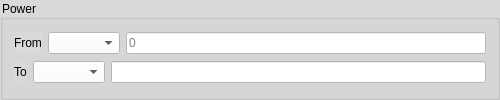
         <widget class="QGroupBox" name="groupBox_12">
          <property name="minimumSize">
           <size>
            <width>500</width>
            <height>100</height>
           </size>
          </property>
          <property name="maximumSize">
           <size>
            <width>800</width>
            <height>200</height>
           </size>
          </property>
          <property name="font">
           <font>
            <family>Segoe UI</family>
            <pointsize>9</pointsize>
            <weight>50</weight>
            <bold>false</bold>
            <kerning>true</kerning>
           </font>
          </property>
          <property name="styleSheet">
           <string notr="true">background-color: rgb(217, 217, 217);</string>
          </property>
          <property name="title">
           <string>Power</string>
          </property>
          <layout class="QGridLayout" name="gridLayout_14">
           <item row="0" column="0">
            <layout class="QHBoxLayout" name="horizontalLayout_24">
             <item>
              <widget class="QLabel" name="label_24">
               <property name="font">
                <font>
                 <family>Segoe UI</family>
                 <pointsize>9</pointsize>
                 <weight>50</weight>
                 <bold>false</bold>
                 <kerning>true</kerning>
                </font>
               </property>
               <property name="text">
                <string>From</string>
               </property>
              </widget>
             </item>
             <item>
              <widget class="QComboBox" name="powerFromComboBox">
               <property name="font">
                <font>
                 <family>Segoe UI</family>
                 <pointsize>9</pointsize>
                 <weight>50</weight>
                 <bold>false</bold>
                 <kerning>true</kerning>
                </font>
               </property>
               <property name="styleSheet">
                <string notr="true">background-color: rgb(255, 255, 255);</string>
               </property>
              </widget>
             </item>
             <item>
              <widget class="QLineEdit" name="powerFromLineEdit">
               <property name="maximumSize">
                <size>
                 <width>500</width>
                 <height>16777215</height>
                </size>
               </property>
               <property name="font">
                <font>
                 <family>Segoe UI</family>
                 <pointsize>9</pointsize>
                 <weight>50</weight>
                 <bold>false</bold>
                 <kerning>true</kerning>
                </font>
               </property>
               <property name="styleSheet">
                <string notr="true">background-color: rgb(255, 255, 255);</string>
               </property>
               <property name="placeholderText">
                <string>0</string>
               </property>
              </widget>
             </item>
            </layout>
           </item>
           <item row="1" column="0">
            <layout class="QHBoxLayout" name="horizontalLayout_23">
             <item>
              <widget class="QLabel" name="label_23">
               <property name="font">
                <font>
                 <family>Segoe UI</family>
                 <pointsize>9</pointsize>
                 <weight>50</weight>
                 <bold>false</bold>
                 <kerning>true</kerning>
                </font>
               </property>
               <property name="text">
                <string>To</string>
               </property>
              </widget>
             </item>
             <item>
              <widget class="QComboBox" name="powerToComboBox">
               <property name="font">
                <font>
                 <family>Segoe UI</family>
                 <pointsize>9</pointsize>
                 <weight>50</weight>
                 <bold>false</bold>
                 <kerning>true</kerning>
                </font>
               </property>
               <property name="styleSheet">
                <string notr="true">background-color: rgb(255, 255, 255);</string>
               </property>
              </widget>
             </item>
             <item>
              <widget class="QLineEdit" name="powerToLineEdit">
               <property name="maximumSize">
                <size>
                 <width>500</width>
                 <height>16777215</height>
                </size>
               </property>
               <property name="font">
                <font>
                 <family>Segoe UI</family>
                 <pointsize>9</pointsize>
                 <weight>50</weight>
                 <bold>false</bold>
                 <kerning>true</kerning>
                </font>
               </property>
               <property name="styleSheet">
                <string notr="true">background-color: rgb(255, 255, 255);</string>
               </property>
              </widget>
             </item>
            </layout>
           </item>
          </layout>
         </widget>
